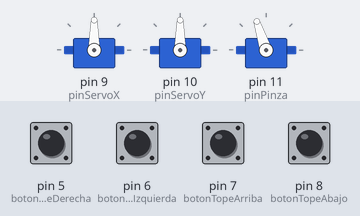
The sketch below on a simulated Arduino Uno, built with avr-gcc and run on an emulated ATmega328P. On the bench: 3 × servo. The test bench sets the inputs (shaded band); at power-on: pin 5 (botonTopeDerecha), pin 6 (botonTopeIzquierda), pin 7 (botonTopeArriba), pin 8 (botonTopeAbajo) LOW.

Above: at 0.11 s.
At 0.7 s:
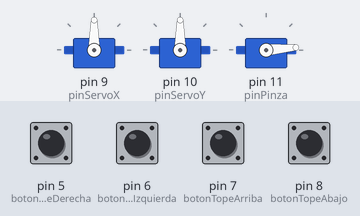
Timing chart, 0 to 2.2 s (numbered marks = the images above):
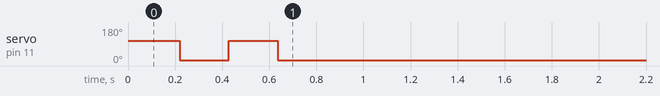

The sketch:

_5.4_Apilar_cajas_con_manipulador_cartesiano.ino
```cpp
#include <Servo.h>
#define botonTopeDerecha 5
#define botonTopeIzquierda 6
#define botonTopeArriba 7
#define botonTopeAbajo 8
#define pinServoX 9
#define pinServoY 10
#define pinPinza 11
// Grados pinza, MAX y MIN admitido
#define GMAX 108
#define GMIN 5

Servo servoX, servoY, pinza;
int gradosPinza = GMIN;
//Constantes movimiento servo motor
const int GIRO_HORARIO = 180;
const int GIRO_ANTI_HORARIO = 0;
const int PARADO = 90;
//Variables que guardan el tiempo que tarda el carro en recorrer el ejeX
long tiempoEjeX, tiempoInicioEjeX, tiempoFinEjeX;
//Variables que guardan el tiempo que tarda el carro en recorrer el ejeY
long tiempoEjeY, tiempoInicioEjeY, tiempoFinEjeY;
//Array donde se guardan las instrucciones de alto nivel.
String instrucciones[24];
//Posicion actual del carro en el eje X y en el eje Y.
int coordenadaActualEjeX, coordenadaActualEjeY;
//Variables control en el eje X
bool topeDerecha;
bool topeIzquierda;
//Varibles control en el eje Y
bool topeArriba;
bool topeAbajo;
int posicionC1X = 24;
int posicionC2X = 12;
int posicionC3X = 0;
bool variable = false;


void setup() {
  Serial.begin(9600);
  servoX.attach(pinServoX);
  servoY.attach(pinServoY);
  pinza.attach(pinPinza);
  pinMode(botonTopeDerecha, INPUT);
  pinMode(botonTopeIzquierda, INPUT);
  pinMode(botonTopeArriba, INPUT);
  pinMode(botonTopeAbajo, INPUT);
  pinza.write(gradosPinza);
  //calibrado de los carros
  tiempoEjeX = calibrarEjeX();
  tiempoEjeY = calibrarEjeY();
  coordenadaActualEjeX = 0;
  coordenadaActualEjeY = 0;
}


/*
   Abre la pinza los grados son conocidos por el robot
*/
void apinza() {

  while (gradosPinza > GMIN) {
    gradosPinza = gradosPinza - 1;
    pinza.write(gradosPinza);
  }
  wait(200);
}
/*
   Cierra la pinza, los grados son conocidos por el robot(tiene que ser lo suficiente como para coger un cubo)
*/
void cpinza() {
  while (gradosPinza < GMAX) {
    gradosPinza += 1;
    pinza.write(gradosPinza);
  }
  wait(200);
}


void loop() {
  // put your main code here, to run repeatedly:
  if(!variable){
  generarInstrucciones();
  cargarInstrucciones();
  variable = true;
  }
}
void generarInstrucciones() {
  //llegar a la primera caja
  instrucciones[0] = "MOVPY(24,2)";
  instrucciones[1] = "MOVPY(24,0)";
  //recoger caja
  instrucciones[2] = "CPINZA";
  //llevar caja a destino
  instrucciones[3] = "MOVPY(0,3)";
  instrucciones[4] = "APINZA";
  //////////  //////////  //////////
  instrucciones[5] = "MOVPY(12,7)";
  instrucciones[6] = "MOVPY(12,0)";
  instrucciones[7] = "CPINZA";

  instrucciones[8] = "MOVPY(0,6)";
  instrucciones[9] = "APINZA";
  instrucciones[10] = "MOVPY(0,15)";

}
void cargarInstrucciones() {
  int i = 0;
  while (instrucciones[i] != "" && i < 24) {
    interpretarInstruccion(instrucciones[i]);
    i++;
  }
}
/*
   Metodo con un if inmenso donde se decide la forma de ejecutar la instruccion
   se podria optimizar usando objetos como en diseño de software.
*/
void interpretarInstruccion(String instruccion) {
  //tantos metodos ejecutar como tipos de instrucciones se tengan
  int coordenadaX, coordenadaY;
  if (instruccion.startsWith("MOVPY")) {
    //llamda al metodo movpy
    coordenadaX = instruccion.substring(instruccion.indexOf("(") + 1, instruccion.indexOf(",")).toInt();
    coordenadaY = instruccion.substring(instruccion.indexOf(",") + 1, instruccion.lastIndexOf(")")).toInt();;
    movpy(coordenadaX, coordenadaY);
  } else if (instruccion.startsWith("MOVPX")) {
    //llamada al metodo movpx
    coordenadaX = instruccion.substring(instruccion.indexOf("(") + 1, instruccion.indexOf(",")).toInt();
    coordenadaY = instruccion.substring(instruccion.indexOf(",") + 1, instruccion.lastIndexOf(")")).toInt();
    movpx(coordenadaX, coordenadaY);
  } else if (instruccion.startsWith("APINZA")) {
    apinza();
  } else if (instruccion.startsWith("CPINZA")) {
    cpinza();
  } else if (instruccion.startsWith("WAIT")) {
    //lamada al metodo wait
    long tiempo = instruccion.substring(instruccion.indexOf("(") + 1, instruccion.indexOf(")")).toInt();
    wait(tiempo);
  }
}
/*
   Muevo el robot primero en el eje Y hasta la coordenada Y y despues en el eje X hast ala coordenada X
*/
void movpy(int coordenadaX, int coordenadaY) {
  moverY(coordenadaY);
  moverX(coordenadaX);
}
/*
   Muevo el robot primero en el eje X hasta la coordenadaX y despues en el eje Y hasta la coordenadaY
*/
void movpx(int coordenadaX, int coordenadaY) {
  moverX(coordenadaX);
  moverY(coordenadaY);
}
/*
   Metodo que mueve el carro en el eje X a la coordenada pasada como parametro
*/
void moverX(int coordenadaX) {
  if (coordenadaX > coordenadaActualEjeX) {
    servoX.write(GIRO_HORARIO);
    delay(tiempoEjeX / 24 * (coordenadaX - coordenadaActualEjeX));
    servoX.write(PARADO);
  } else if (coordenadaX < coordenadaActualEjeX) {
    servoX.write(GIRO_ANTI_HORARIO);
    delay(tiempoEjeX / 24 * abs(coordenadaX - coordenadaActualEjeX));
    servoX.write(PARADO);
  }
  coordenadaActualEjeX = coordenadaX;
}
void moverY(int coordenadaY) {
  if (coordenadaY > coordenadaActualEjeY) {
    servoY.write(GIRO_HORARIO);
    delay(tiempoEjeX / 24 * (coordenadaY - coordenadaActualEjeY));
    servoY.write(PARADO);
  } else {
    servoY.write(GIRO_ANTI_HORARIO);
    delay(tiempoEjeX / 24 * abs(coordenadaY - coordenadaActualEjeY));
    servoY.write(PARADO);
  }
  coordenadaActualEjeY = coordenadaY;
}

/*
   Realiza una pausa de los milisegundos pasados por parametro.
*/
void wait(long milisegundos) {
  delay(milisegundos);
}
/*
   Metodo que coloca el carro en la posicion inicial
   y devuelve el tiempo que tarda en hacer el recorrido en el eje X.
*/
long calibrarEjeX() {
  moverCarroFinEjeX();
  tiempoInicioEjeX = millis();
  moverCarroInicioEjeX();
  tiempoFinEjeX = millis();
  return tiempoFinEjeX - tiempoInicioEjeX;
}
/*
   Metodo que coloca el carro en la posicion inicial
   y devuelve el tiempo que tarda en hacer el recorrido en el eje X.
*/
long calibrarEjeY() {
  moverCarroFinEjeY();
  tiempoInicioEjeY = millis();
  moverCarroInicioEjeY();
  tiempoFinEjeY = millis();
  return tiempoFinEjeY - tiempoInicioEjeY;
}
/*
   Metodo que mueve el carro a la parte mas alta de la cinta.
*/
void moverCarroFinEjeY() {
  servoY.write(GIRO_HORARIO);
  while (digitalRead(botonTopeArriba) == HIGH) {
    topeArriba = false;
  }
  topeArriba = true;
}
/*
   Metodoque situa el carro en la posicion mas baja de la cinta.
*/
void moverCarroInicioEjeY() {
  servoY.write(GIRO_ANTI_HORARIO);
  while (digitalRead(botonTopeAbajo) == HIGH) {
    topeAbajo = false;
  }
  topeAbajo = true;
  servoY.write(PARADO);
}
/*
   Metodo que mueve el carro al final del eje x.
*/
void moverCarroFinEjeX() {
  servoX.write(GIRO_HORARIO);
  while (digitalRead(botonTopeIzquierda) == HIGH) {
    topeDerecha = false;
  }
  topeDerecha = true;
}
/*
   Metodo que situa el carro en la posicion inicial del eje x.
*/
void moverCarroInicioEjeX() {
  servoX.write(GIRO_ANTI_HORARIO);
  while (digitalRead(botonTopeDerecha) == HIGH) {
    topeIzquierda = false;
  }
  topeIzquierda = true;
  servoX.write(PARADO);
}
```

Measured:
- by itself, servo on pin 11 (pinPinza): 108° → 5° at 0.22 s, → 108° 0.21 s later, → 5° 0.21 s later
